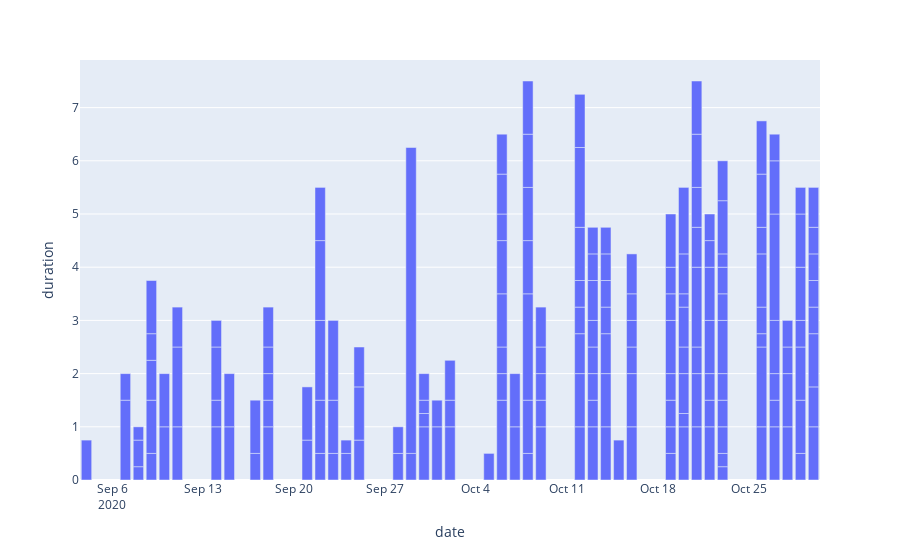

Notebook code for this chart:
### Code cell
fig = px.bar(pre_process(events), x='date', y='duration')
fig

### Figure 1 — Plotly figure (JSON) as saved in the notebook; plotly's stock layout.template omitted (floating-point values rounded to 4 significant figures; data arrays with more than 128 entries replaced by an {"elided": "..."} marker saying what was removed)
{"data": [{"alignmentgroup": "True", "hovertemplate": "date=%{x}<br>duration=%{y}<extra></extra>", "legendgroup": "", "marker": {"color": "#636efa"}, "name": "", "offsetgroup": "", "orientation": "v", "showlegend": false, "textposition": "auto", "type": "bar", "x": {"elided": "186 str values"}, "xaxis": "x", "y": {"elided": "186 float values"}, "yaxis": "y"}], "layout": {"barmode": "relative", "legend": {"tracegroupgap": 0}, "margin": {"t": 60}, "xaxis": {"anchor": "y", "domain": [0, 1], "title": {"text": "date"}}, "yaxis": {"anchor": "x", "domain": [0, 1], "title": {"text": "duration"}}}}
